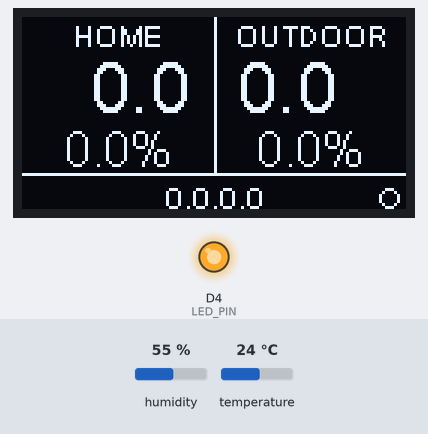
Simulated run of this sketch. Board: ESP8266 (NodeMCU). Parts: 128×64 one-colour display, output pins drawn as LEDs (lit = HIGH). The test bench sets the inputs (shaded band); at power-on: humidity 55 %, temperature 24 °C. WiFi joins after 1.5 s; servers stay silent unless stated; what the sketch prints to the serial monitor is not drawn.

Above: at 1.2 s.
1.3 s: humidity set to 22 %
At 3.4 s:
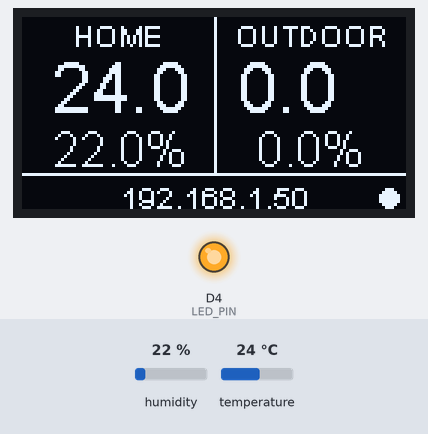
5.8 s: temperature set to 12 °C
At 7.3 s:
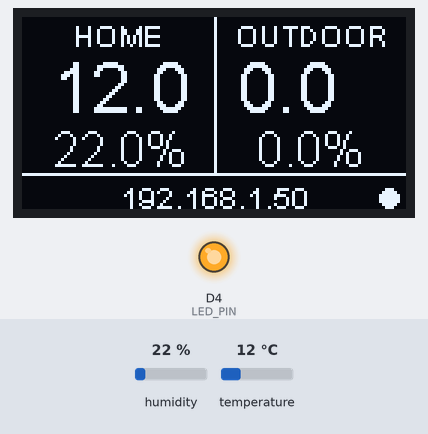
7.6 s: humidity set to 40 %
At 11.3 s:
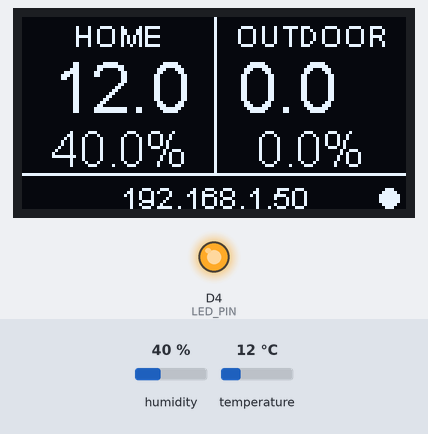
11.6 s: temperature set to 19 °C
At 15.4 s:
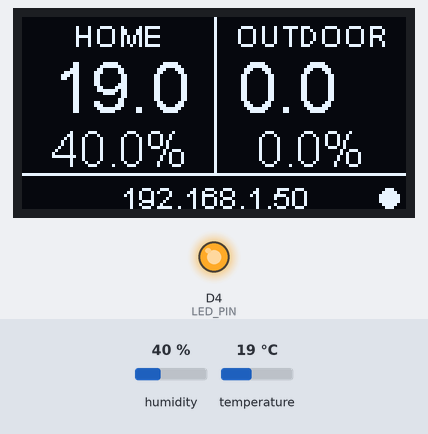
Timing chart, 0 to 16.6 s (numbered marks = the images above; inputs shaded):
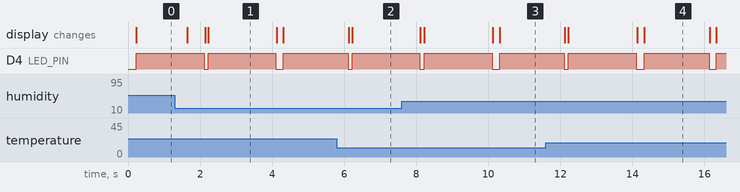

Measured:
- after the input at 5.8 s, the display: first changes after 0.33 s (image 2 shows a later state)
- after the input at 7.6 s, the display: first differs from a run without the input after 2.5 s (image 3 shows a later state)
- after the input at 11.6 s, the display: first differs from a run without the input after 2.5 s (image 4 shows a later state)
- by itself, D4 (LED_PIN): repeats every 2.1 s: HIGH 1.9 s, LOW 0.22 s
- what the display in image 1 shows lasts 1.9 s, from 2.2 s to 4.1 s

The sketch:

remote-thermometer.ino
```cpp
#include <ESP8266WiFi.h>
#include <ESP8266mDNS.h>
#include <ESP8266HTTPClient.h>
#include <DHT.h>
#include <Wire.h>
#include <Wire.h>
#include "SSD1306Wire.h"
#include "Timer.h"


// Replace with your network details
const char* ssid = "SSID";
const char* password = "PASSWORD";
const char* mdnsname = "home-termometr";
const char* deviceName = "HOME";
const char* extDeviceName = "OUTDOOR";
const char* extAddr = "http://192.168.1.46";
boolean readExternal = true;

IPAddress ip(192,168,1,45);
IPAddress gateway(192,168,1,100);
IPAddress subnet(255,255,255,0);

float humidityCalibration = 0.0;
float temperatureCalibration = 0.0;

#define DHTPIN            D3
#define DHTTYPE           DHT11
#define LED_PIN 2


SSD1306Wire  display(0x3c, D2, D1);
DHT dht(DHTPIN, DHTTYPE);

Timer timer;
WiFiServer server(80);

float humidity;
float temperature;
float heatIndex;

float extHumidity;
float extTemperature;
float extHeatIndex;

boolean wifiStatus = false;
boolean readUpdated = false;
boolean extReadUpdated = false;

void setup() {
  // put your setup code here, to run once:
  Serial.begin(9600);

  Serial.println();

  pinMode(LED_PIN, OUTPUT);


  Wire.begin();
  dht.begin();

  display.init();
  display.flipScreenVertically();
  display.setContrast(255);


  delay(10);

  timer.every(2000, readTempHum, (void*)0);
  timer.every(2000, printTemp, (void*)0);
  timer.every(200, printTempDisplay, (void*)0);
  timer.every(1000, checkWifiConnection, (void*)0);
  timer.every(50, handleHttpClient, (void*)0);

  if (readExternal) {
      timer.every(2800, readExtTempHum, (void*)0);
  }

  WiFi.begin(ssid, password);
  WiFi.config(ip, gateway, subnet);

  server.begin();

  if (!MDNS.begin(mdnsname)) { // Start the mDNS responder for esp8266.local
    Serial.println("Error setting up MDNS responder!");
  }
}

void loop() {
  timer.update();
}

void checkWifiConnection(void *context) {
  Serial.print("Check wifi: ");
  if (WiFi.status() != WL_CONNECTED) {
    Serial.println("No connection");

    wifiStatus = false;
  } else {
    Serial.print("Ok ");
    Serial.println(WiFi.localIP());

    wifiStatus = true;
  }
}

void readTempHum(void *context) {
  Serial.println("Read sensor");

  float readedHum = dht.readHumidity();
  float readedTemp = dht.readTemperature();

  if (!isnan(readedHum) && !isnan(readedTemp)) {
    humidity    = readedHum + humidityCalibration;
    temperature = readedTemp + temperatureCalibration;
    heatIndex    = dht.computeHeatIndex(temperature, humidity, false);
  }


  readUpdated = true;
}

void readExtTempHum(void *context) {

  if (WiFi.status() == WL_CONNECTED) {
    Serial.println("Read external data");

    HTTPClient http;  //Declare an object of class HTTPClient
    http.setTimeout(2000);


    http.begin(extAddr);
    int httpCode = http.GET();

    if (httpCode > 0) { //Check the returning code

      String payload = http.getString();   //Get the request response payload

      //parse payload
      String readingsLine = payload.substring(0, payload.indexOf("\n"));
      readingsLine = readingsLine.substring(4);

      extTemperature = readingsLine.substring(0, readingsLine.indexOf(";")).toFloat();
      readingsLine = readingsLine.substring(readingsLine.indexOf(";")+1);

      extHumidity = readingsLine.substring(0, readingsLine.indexOf(";")).toFloat();
      readingsLine = readingsLine.substring(readingsLine.indexOf(";")+1);

      extHeatIndex = readingsLine.substring(0, readingsLine.indexOf(";")).toFloat();

      extReadUpdated = true;
    }

    http.end();   //Close connection
  }
}


void printTemp(void *context) {
  Serial.print("Humidity: ");
  Serial.print(humidity);
  Serial.print(" %\t");
  Serial.print("Temperature: ");
  Serial.print(temperature);
  Serial.print(" *C\t");
  Serial.print("Heat index: ");
  Serial.print(heatIndex);
  Serial.print(" *C ");
  Serial.println();

  Serial.print("EXT\tHumidity: ");
  Serial.print(extHumidity);
  Serial.print(" %\t");
  Serial.print("Temperature: ");
  Serial.print(extTemperature);
  Serial.print(" *C\t");
  Serial.print("Heat index: ");
  Serial.print(extHeatIndex);
  Serial.print(" *C ");
  Serial.println();
}

void printTempDisplay(void *context) {
  char str_temp[6];

  display.clear();

  // divider
  display.drawLine(display.getWidth()/2, 0, display.getWidth()/2, display.getHeight()-12);
  display.drawLine(0, display.getHeight()-12, display.getWidth(), display.getHeight()-12);

  // labels
  display.setFont(ArialMT_Plain_10);

  display.setTextAlignment(TEXT_ALIGN_CENTER);
  display.drawString(display.getWidth()/4 , 0, deviceName);
  display.drawString((display.getWidth()/4) * 3 , 0, extDeviceName);

  // update indicators
  if (readUpdated) {
    readUpdated = false;
    display.fillCircle(2, 5, 2);

    digitalWrite(LED_PIN, LOW);
  } else {
    digitalWrite(LED_PIN, HIGH);
  }

  if (extReadUpdated) {
    extReadUpdated = false;
    display.fillCircle(display.getWidth()-2, 5, 2);
  }

  // temps
  display.setFont(ArialMT_Plain_24);

  display.setTextAlignment(TEXT_ALIGN_RIGHT);
  dtostrf(temperature, 2, 1, str_temp);
  display.drawString(display.getWidth()/2 - 8, 10, str_temp);

  display.setTextAlignment(TEXT_ALIGN_LEFT);
  dtostrf(extTemperature, 2, 1, str_temp);
  display.drawString(display.getWidth()/2 + 8, 10, str_temp);

  // hum
  display.setFont(ArialMT_Plain_16);

  display.setTextAlignment(TEXT_ALIGN_CENTER);
  dtostrf(humidity, 2, 1, str_temp);
  sprintf(str_temp,"%s%%", str_temp);
  display.drawString(display.getWidth()/4, 35, str_temp);

  display.setTextAlignment(TEXT_ALIGN_CENTER);
  dtostrf(extHumidity, 2, 1, str_temp);
  sprintf(str_temp,"%s%%", str_temp);
  display.drawString((display.getWidth()/4) * 3, 35, str_temp);

  // ip
  display.setFont(ArialMT_Plain_10);
  display.setTextAlignment(TEXT_ALIGN_CENTER);
  display.drawString(display.getWidth()/2, display.getHeight() - 10, WiFi.localIP().toString());

  // wifi status
  display.drawCircle(display.getWidth()-6, display.getHeight() - 4, 3);

  if (wifiStatus) {
      display.fillCircle(display.getWidth()-6, display.getHeight() - 4, 3);
  }

  display.display();
}

void handleHttpClient(void *context) {
   // Listenning for new clients
  WiFiClient client = server.available();

  if (client) {
    Serial.println("New client");
    // bolean to locate when the http request ends
    boolean blank_line = true;
    while (client.connected()) {
      if (client.available()) {
        char c = client.read();

        if (c == '\n' && blank_line) {
            client.println("HTTP/1.1 200 OK");
            client.println("Content-Type: text/html");
            client.println("Connection: close");
            client.println();
            // your actual web page that displays temperature and humidity
            client.print("<!--");
            client.print(temperature);
            client.print(";");
            client.print(humidity);
            client.print(";");
            client.print(heatIndex);
            client.print(";");
            client.println("-->");
            client.println("<html>");
            client.println("<head></head><body><h1>");
            client.println(deviceName);
            client.println("</h1><h3>Temperature: ");
            client.println(temperature);
            client.println("*C</h3><h3>Humidity: ");
            client.println(humidity);
            client.println("%</h3><h3>Heat index: ");
            client.println(heatIndex);
            client.println("*C</h3>");
            client.println("</body></html>");
            break;
        }
        if (c == '\n') {
          // when starts reading a new line
          blank_line = true;
        }
        else if (c != '\r') {
          // when finds a character on the current line
          blank_line = false;
        }
      }
    }
    // closing the client connection
    delay(1);
    client.stop();
    Serial.println("Client disconnected.");
  }
}
```
